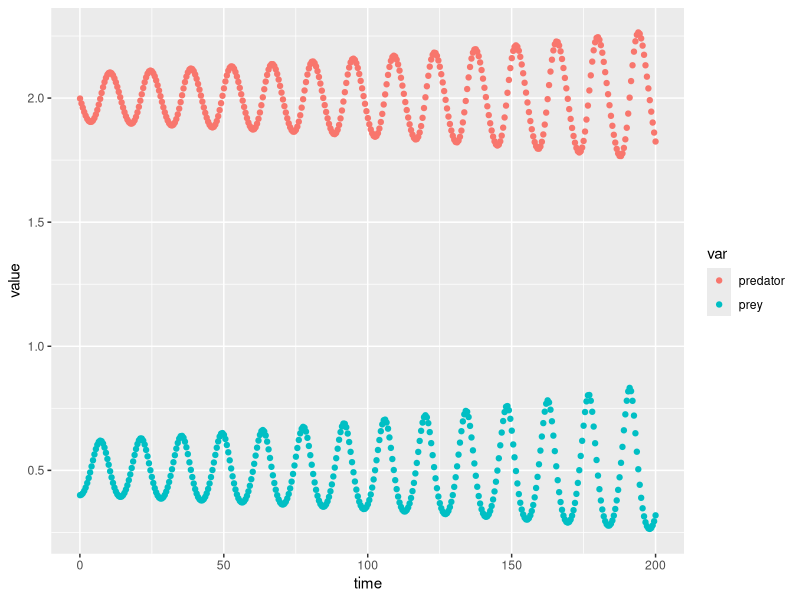
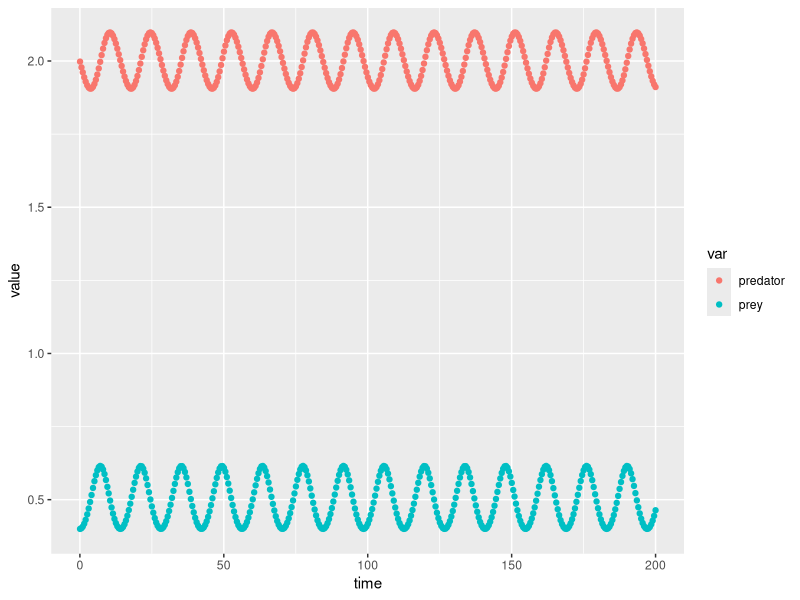

Source code (R) for these figures, in order:
#### plot data from euler integration of lotka-volterra dynamics cpp code listing and ex 13.1

setwd("~/git/cpp_biol_course")
library(tidyverse)

#'plot data code ex 13.01
read_csv("data_code_ex_13.01.csv") %>% gather(var, value, -time) %>% ggplot(aes(x = time, y = value, col = var)) + geom_point() + labs(list(title = "13.01 by euler"))

#' plot lotka volterra model by runge kutta method
read_csv("data_code_ex_13.01_rungekutta_method.csv") %>% gather(var, value, -time) %>% ggplot(aes(x = time, y = value, col = var)) + geom_point() + labs(list(title = "13.01 by runge kutta"));

dev.off()
